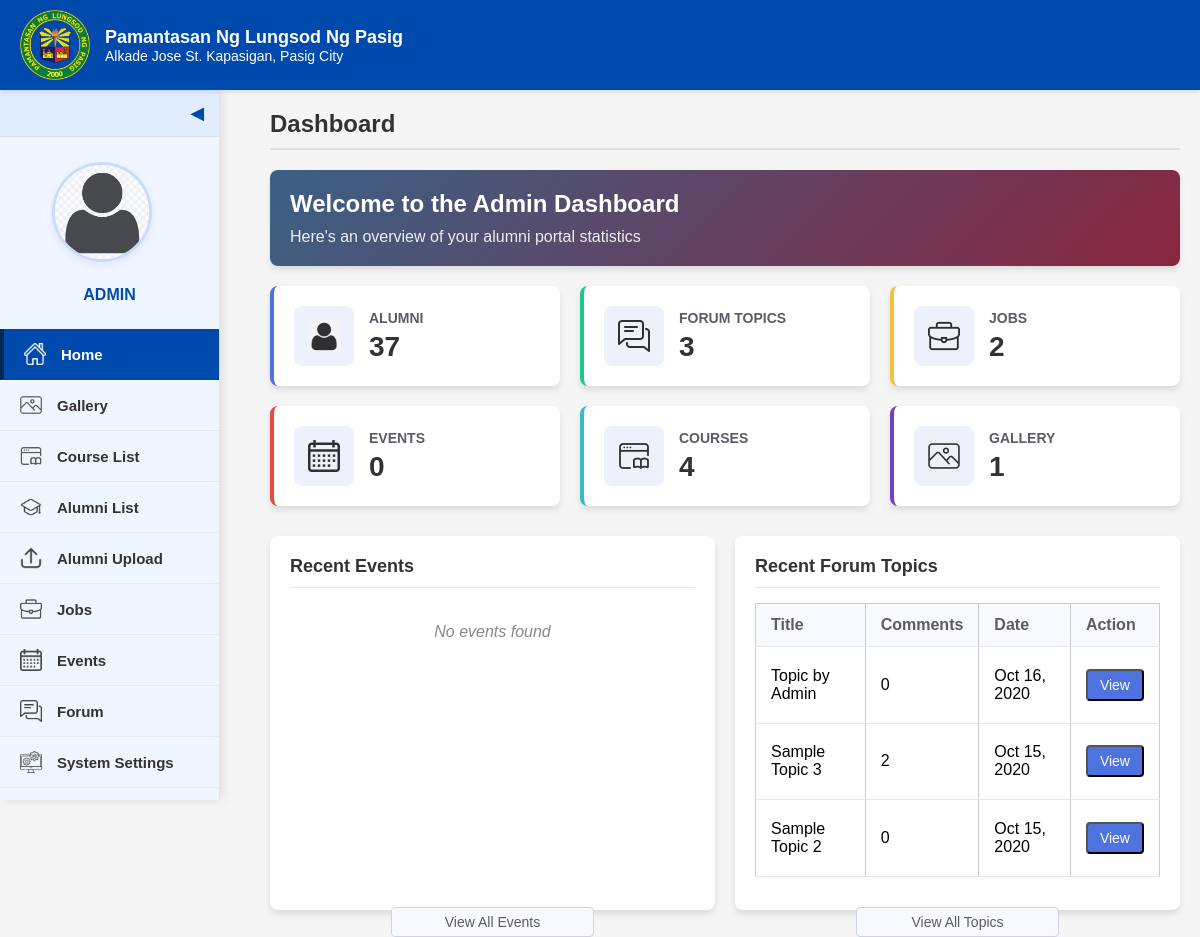
The app's page /admin-home.PHP, older data.
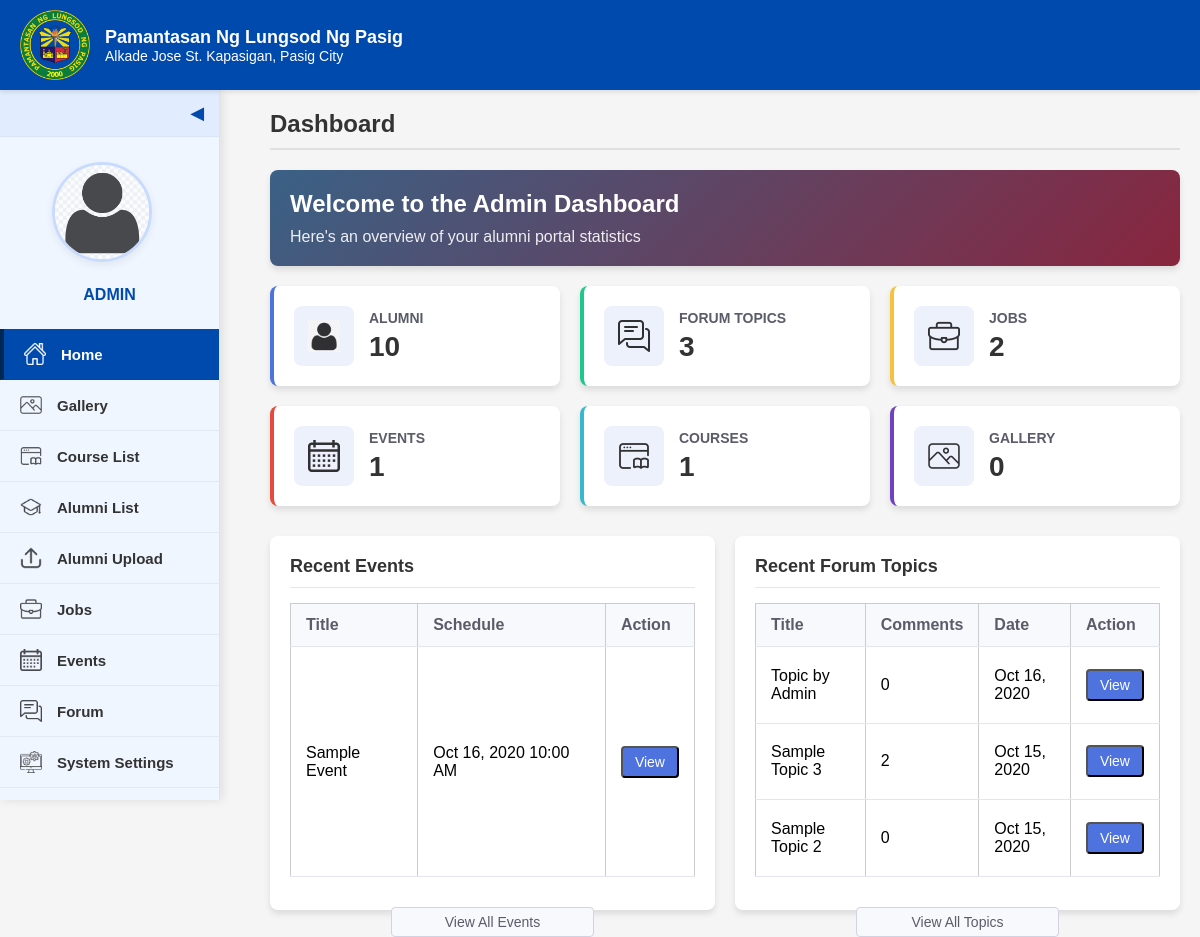
The same page, newer data.
### tables this page shows
CREATE TABLE `forum_topics` (
  `id` int(30) NOT NULL,
  `title` varchar(250) NOT NULL,
  `description` text NOT NULL,
  `user_id` int(30) NOT NULL,
  `date_created` datetime NOT NULL DEFAULT current_timestamp()
);

CREATE TABLE `events` (
  `id` int(30) NOT NULL,
  `title` varchar(250) NOT NULL,
  `content` text NOT NULL,
  `schedule` datetime NOT NULL,
  `banner` text NOT NULL,
  `date_created` datetime NOT NULL DEFAULT current_timestamp()
);

### admin-home.PHP (the view, shortened to what the changed rows need)
<?php
include 'admin/db_connect.php';
$alumni_query = "SELECT COUNT(*) as total_alumni FROM alumnus_bio";
$alumni_result = $conn->query($alumni_query);
$alumni_row = $alumni_result->fetch_assoc();
$alumni_count = $alumni_row['total_alumni'];
$events_query = "SELECT COUNT(*) as total_events FROM events";
$events_result = $conn->query($events_query);
$events_row = $events_result->fetch_assoc();
$events_count = $events_row['total_events'];
$courses_query = "SELECT COUNT(*) as total_courses FROM courses";
$courses_result = $conn->query($courses_query);
$courses_row = $courses_result->fetch_assoc();
$courses_count = $courses_row['total_courses'];
$gallery_query = "SELECT COUNT(*) as total_gallery FROM gallery";
$gallery_result = $conn->query($gallery_query);
$gallery_row = $gallery_result->fetch_assoc();
$gallery_count = $gallery_row['total_gallery'];
$recent_events_query = "SELECT * FROM events ORDER BY schedule DESC LIMIT 5";
$recent_events_result = $conn->query($recent_events_query);
$recent_topics_query = "SELECT ft.*, COUNT(fc.id) as comment_count FROM forum_topics ft
                        LEFT JOIN forum_comments fc ON ft.id = fc.topic_id
                        GROUP BY ft.id
                        ORDER BY ft.date_created DESC LIMIT 5";
$recent_topics_result = $conn->query($recent_topics_query);
?>
<!DOCTYPE html>
<html>
<head>
    <link rel="stylesheet" href="style.css">
    <link rel="stylesheet" href="css/admin-dashboard.css">
</head>
<body class="dashboard-body">
    <div class="dashboard-container">
        <div class="main-dashboard-content">
            <div class="dashboard-welcome">
                <h2>Welcome to the Admin Dashboard</h2>
            </div>
            <div class="stats-container" style="grid-template-columns: repeat(3, 1fr);">
                <div class="stat-card alumni">
                    <div class="stat-info">
                        <h3>Alumni</h3>
                        <p class="stat-count"><?php echo $alumni_count; ?></p>
                    </div>
                </div>
                <div class="stat-card events">
                    <div class="stat-info">
                        <h3>Events</h3>
                        <p class="stat-count"><?php echo $events_count; ?></p>
                    </div>
                </div>
                <div class="stat-card courses">
                    <div class="stat-info">
                        <h3>Courses</h3>
                        <p class="stat-count"><?php echo $courses_count; ?></p>
                    </div>
                </div>
                <div class="stat-card gallery">
                    <div class="stat-info">
                        <h3>Gallery</h3>
                        <p class="stat-count"><?php echo $gallery_count; ?></p>
                    </div>
                </div>
            </div>
            <div class="dashboard-sections">
                <div class="dashboard-section">
                    <div class="dashboard-content">
                        <?php if($recent_events_result->num_rows > 0): ?>
                            <table class="dashboard-table">
                                <thead>
                                    <tr>
                                        <th>Title</th>
                                        <th>Schedule</th>
                                        <th>Action</th>
                                    </tr>
                                </thead>
                                <tbody>
                                    <?php while($event = $recent_events_result->fetch_assoc()): ?>
                                    <tr>
                                        <td><?php echo htmlspecialchars($event['title']); ?></td>
                                        <td><?php echo date('M d, Y h:i A', strtotime($event['schedule'])); ?></td>
                                        <td><button class="dashboard-btn view-event-btn" data-id="<?php echo $event['id']; ?>">View</button></td>
                                    </tr>
                                    <?php endwhile; ?>
                                </tbody>
                            </table>
                        <?php else: ?>
                            <p class="no-data">No events found</p>
                        <?php endif; ?>
                        <div class="view-all">
                            <a href="admin-event.php">View All Events</a>
                        </div>
                    </div>
                </div>
                <div class="dashboard-section">
                    <div class="dashboard-content">
                        <?php if($recent_topics_result->num_rows > 0): ?>
                            <table class="dashboard-table">
                                <thead>
                                    <tr>
                                        <th>Title</th>
                                        <th>Comments</th>
                                        <th>Date</th>
                                        <th>Action</th>
                                    </tr>
                                </thead>
                                <tbody>
                                    <?php while($topic = $recent_topics_result->fetch_assoc()): ?>
                                    <tr>
                                        <td><?php echo htmlspecialchars($topic['title']); ?></td>
                                        <td><?php echo $topic['comment_count']; ?></td>
                                        <td><?php echo date('M d, Y', strtotime($topic['date_created'])); ?></td>
                                        <td><button class="dashboard-btn view-forum-btn" data-id="<?php echo $topic['id']; ?>">View</button></td>
                                    </tr>
                                    <?php endwhile; ?>
                                </tbody>
                            </table>
                        <?php else: ?>
                            <p class="no-data">No forum topics found</p>
                        <?php endif; ?>
                    </div>
                </div>
            </div>
        </div>
    </div>
</body>
</html>

Row changes from the older to the newer data that the page shows:
added events: title "Sample Event", schedule "Oct 16, 2020 10:00 AM"
Text that changed along with them:
$alumni_count: "37" → "10"
$events_count: "0" → "1"
$courses_count: "4" → "1"
$gallery_count: "1" → "0"
text no longer shown: "No events found"
text now shown: "Title Schedule Action"
